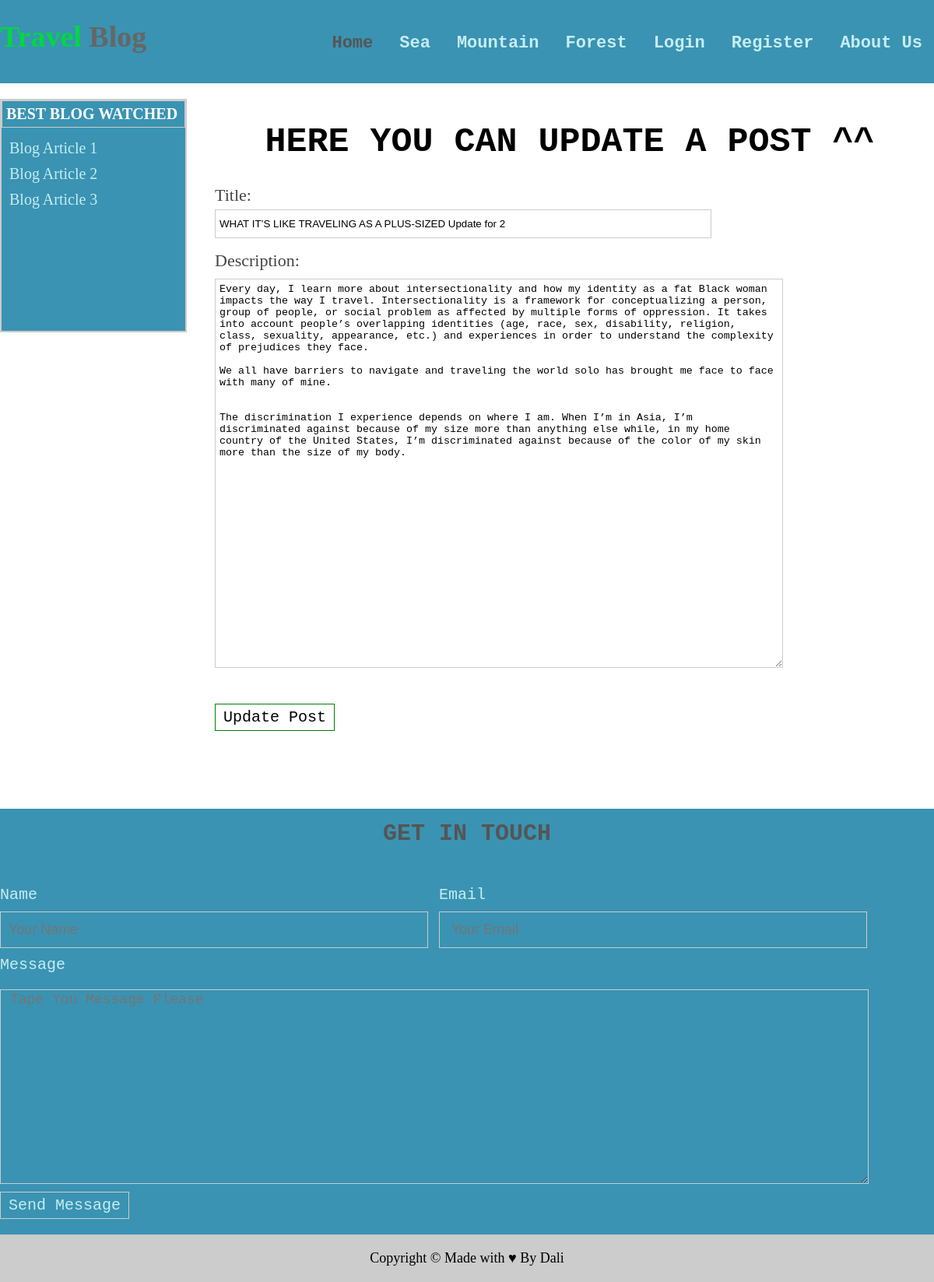
Screenshot of /post/4/update with the database file from the repository.
### blog/models.py (models this page shows, shortened)
class BlogArticle(models.Model):
    title = models.CharField(max_length=100)
    author = models.CharField(max_length=100)
    date_to = models.DateTimeField(auto_now_add=True)
    description = models.TextField()
    image = models.ImageField(default='default.jpg',  upload_to='blog-pics')

### blog/views.py (the view)
# urls.py: path('post/<int:pk>/update', PostUpdateView.as_view(), name='post-update'),
class PostUpdateView(UpdateView):
    model = BlogArticle
    fields = ['title', 'description']
    template_name_suffix = '_update_form'
    success_url = reverse_lazy('home-page')

### blog/templates/blog/BlogArticle_update_form.html (shortened to what this page needs)
{% extends "blog/base.html" %}
{% load static %}
{% block content %}
<div class="blog-show">
    <h1> Here you can Update a post ^^</h1>
    <div class="blog-create">
        <form method="post">
            {{ form.as_p }}
            <button type="submit">Update Post</button>
        </form>
    </div>
</div>
{% endblock content %}

### static/css/main.css (style rules this page uses)
* { box-sizing: border-box; }
body { margin: 0; }
.content .blog-show { width: 76%; float: left; text-align: center; padding-bottom: 60px; overflow: hidden; }
.content .blog-show h1 { text-transform: uppercase; font-size: 45px; font-family: "Bitstream Vera Sans Mono", Monaco, "Courier New", Courier, monospace }
.content .blog-show .blog-create { text-align: left; }
.content .blog-show .blog-create input { display: block; padding: 10px 5px; margin : 5px 0; width : 70%; border: 1px solid #ccc; }
.content .blog-show .blog-create label { margin: 10px 0; color: #444; text-align: left; font: 22px bold; }
.content .blog-show .blog-create textarea { display: block; width: 80%; height:500px; border: 1px solid #ccc; margin: 10px 0; padding: 5px; }
.content .blog-show .blog-create button { background: none; border: 1px solid green; padding: 5px 10px; margin: 30px 0 15px; font-size: 20px; font-family: monospace; text-align: left; }

### rows the page displays
BlogArticle: title "WHAT IT’S LIKE TRAVELING AS A PLUS-SIZED Update for 2", description "Every day, I learn more about intersectionality and how my identity as a fat Black woman impacts the way I travel. Intersectionality is a framework for conceptualizing a person, group of people, or social problem as affected by multiple forms of oppression. It takes into account people’s overlapping identities (age, race, sex, disability, religion, class, sexuality, appearance, etc.) and experiences in order to understand the complexity of prejudices they face. We all have barriers to navigate and traveling the world solo has brought me face to face with many of mine. The discrimination I experience depends on where I am. When I’m in Asia, I’m discriminated against because of my size more…"
